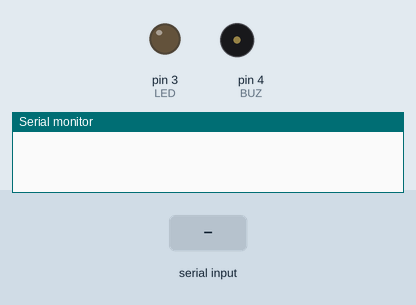
Recording of a sketch running on a simulated Arduino Uno, built with avr-gcc and run on an emulated ATmega328P. On the bench: output pins drawn as LEDs (lit = HIGH), buzzer (waves = sounding, pin HIGH), the last lines printed to the serial monitor. The test bench sets the inputs (shaded band).

Above: at 1.2 s.
1.3 s: "1\n" received over Serial
At 1.6 s:
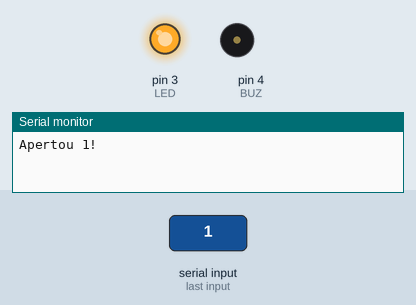
2.8 s: "2\n" received over Serial
At 3.9 s:
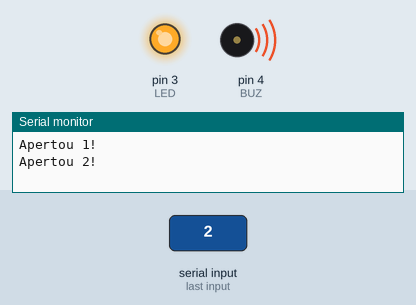
4.3 s: "1\n" received over Serial
At 5.0 s:
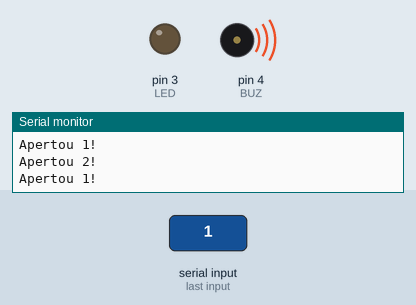
Timing chart, 0 to 7.3 s (numbered marks = the images above; inputs shaded):
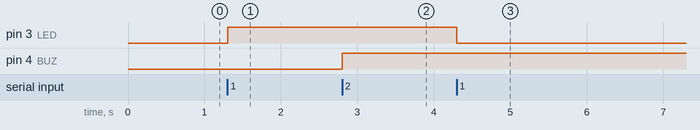

Measured:
- after the input at 1.3 s, pin 3 (LED): LOW → HIGH at once
- after the input at 2.8 s, pin 4 (BUZ): LOW → HIGH at once
- after the input at 4.3 s, pin 3 (LED): HIGH → LOW at once

The sketch:

exercicio_3.ino
```cpp
#define LED 3
#define BUZ 4

String mensagem = "";

int led = 0;
int buz = 0;

void setup() {

  Serial.begin(9600);

  pinMode(LED, OUTPUT);
  pinMode(BUZ, OUTPUT);

  digitalWrite(LED, LOW);
  digitalWrite(BUZ, LOW);
}

void loop() {

    mensagem = Serial.readStringUntil('\n');

    if (mensagem != "") {

      if (mensagem == "1") {
        Serial.println ("Apertou 1!");
        led =! led;
       }

    else if (mensagem == "2"){
      Serial.println ("Apertou 2!");
      buz =! buz;
     }
    }

  digitalWrite(LED, led);
  digitalWrite(BUZ, buz);
}
```
